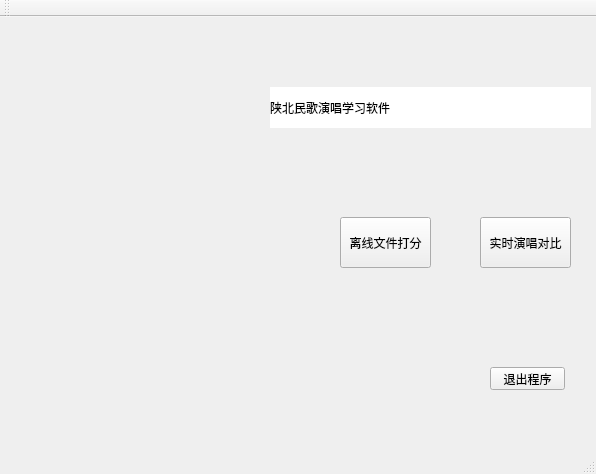
<?xml version="1.0" encoding="UTF-8"?>
<ui version="4.0">
 <class>MainWindow</class>
 <widget class="QMainWindow" name="MainWindow">
  <property name="geometry">
   <rect>
    <x>0</x>
    <y>0</y>
    <width>596</width>
    <height>474</height>
   </rect>
  </property>
  <property name="contextMenuPolicy">
   <enum>Qt::DefaultContextMenu</enum>
  </property>
  <property name="windowTitle">
   <string>MainWindow</string>
  </property>
  <property name="styleSheet">
   <string notr="true">#centralWidget{
	border-image: url(:/new/background/timg.jpg);
}
</string>
  </property>
  <widget class="QWidget" name="centralWidget">
   <widget class="QPushButton" name="pushButton">
    <property name="geometry">
     <rect>
      <x>340</x>
      <y>200</y>
      <width>91</width>
      <height>51</height>
     </rect>
    </property>
    <property name="text">
     <string>离线文件打分</string>
    </property>
   </widget>
   <widget class="QPushButton" name="pushButton_2">
    <property name="geometry">
     <rect>
      <x>490</x>
      <y>350</y>
      <width>75</width>
      <height>23</height>
     </rect>
    </property>
    <property name="text">
     <string>退出程序</string>
    </property>
   </widget>
   <widget class="QPushButton" name="pushButton_3">
    <property name="geometry">
     <rect>
      <x>480</x>
      <y>200</y>
      <width>91</width>
      <height>51</height>
     </rect>
    </property>
    <property name="styleSheet">
     <string notr="true"/>
    </property>
    <property name="text">
     <string>实时演唱对比</string>
    </property>
   </widget>
   <widget class="QLabel" name="label">
    <property name="enabled">
     <bool>true</bool>
    </property>
    <property name="geometry">
     <rect>
      <x>270</x>
      <y>70</y>
      <width>321</width>
      <height>41</height>
     </rect>
    </property>
    <property name="styleSheet">
     <string notr="true">font: 75 24pt &quot;隶书&quot;;
background-color: rgb(255, 255, 255);</string>
    </property>
    <property name="frameShape">
     <enum>QFrame::NoFrame</enum>
    </property>
    <property name="midLineWidth">
     <number>0</number>
    </property>
    <property name="text">
     <string>陕北民歌演唱学习软件</string>
    </property>
    <property name="margin">
     <number>0</number>
    </property>
   </widget>
  </widget>
  <widget class="QMenuBar" name="menuBar">
   <property name="geometry">
    <rect>
     <x>0</x>
     <y>0</y>
     <width>596</width>
     <height>23</height>
    </rect>
   </property>
  </widget>
  <widget class="QToolBar" name="mainToolBar">
   <attribute name="toolBarArea">
    <enum>TopToolBarArea</enum>
   </attribute>
   <attribute name="toolBarBreak">
    <bool>false</bool>
   </attribute>
  </widget>
  <widget class="QStatusBar" name="statusBar"/>
 </widget>
 <layoutdefault spacing="6" margin="11"/>
 <resources/>
 <connections/>
</ui>
